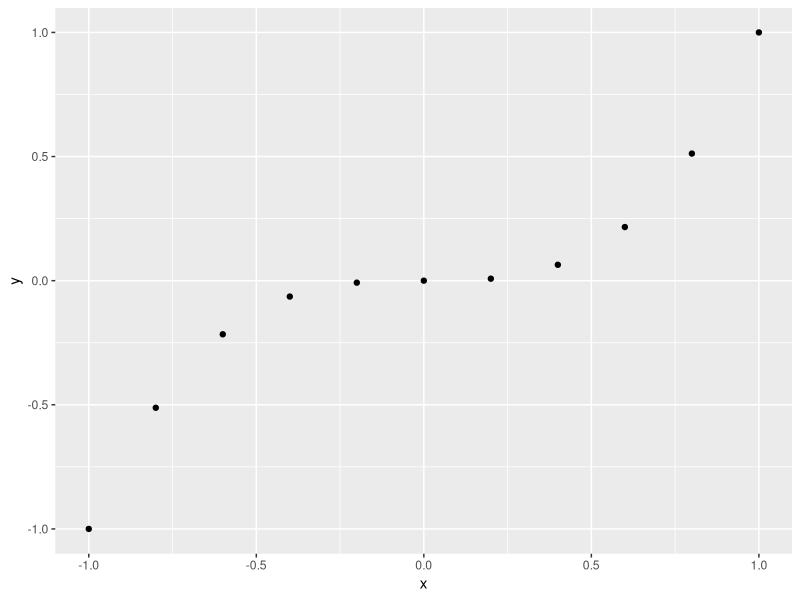
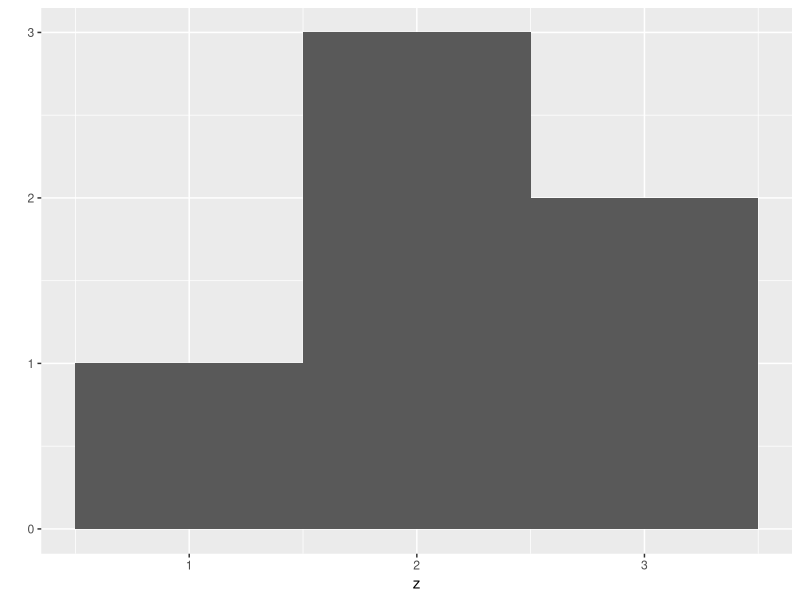
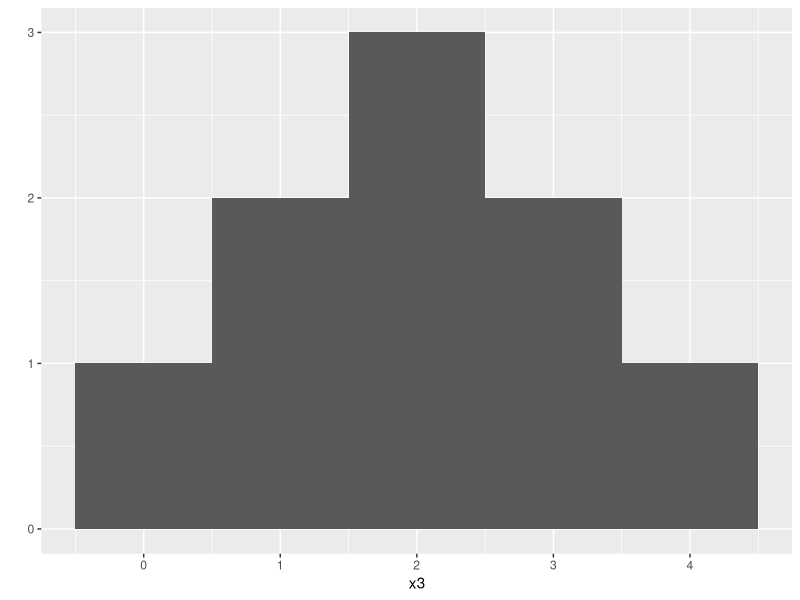

Recreate these plots in R, in order.
# rolls two fair die and returns the output
roll <- function() { 
    die <- 1:6
    sample(die, 2, TRUE)
}

# same as roll(), but sums result
roll2 <- function() { 
  die <- 1:6
  result <- sample(die, 2, TRUE)
  sum(result)
}

# replicating die rolls and plotting them
replicate(20, roll2())

# fun with plotz
library("ggplot2")
x <- c(-1, -0.8, -0.6, -0.4, -0.2, 0, 0.2, 0.4, 0.6, 0.8, 1)
y <- x^3
qplot(x, y)

z <- c(1, 2, 2, 2, 3, 3)
qplot(z, binwidth = 1)

x3 <- c(0, 1, 1, 2, 2, 2, 3, 3, 4)
qplot(x3, binwidth = 1)
